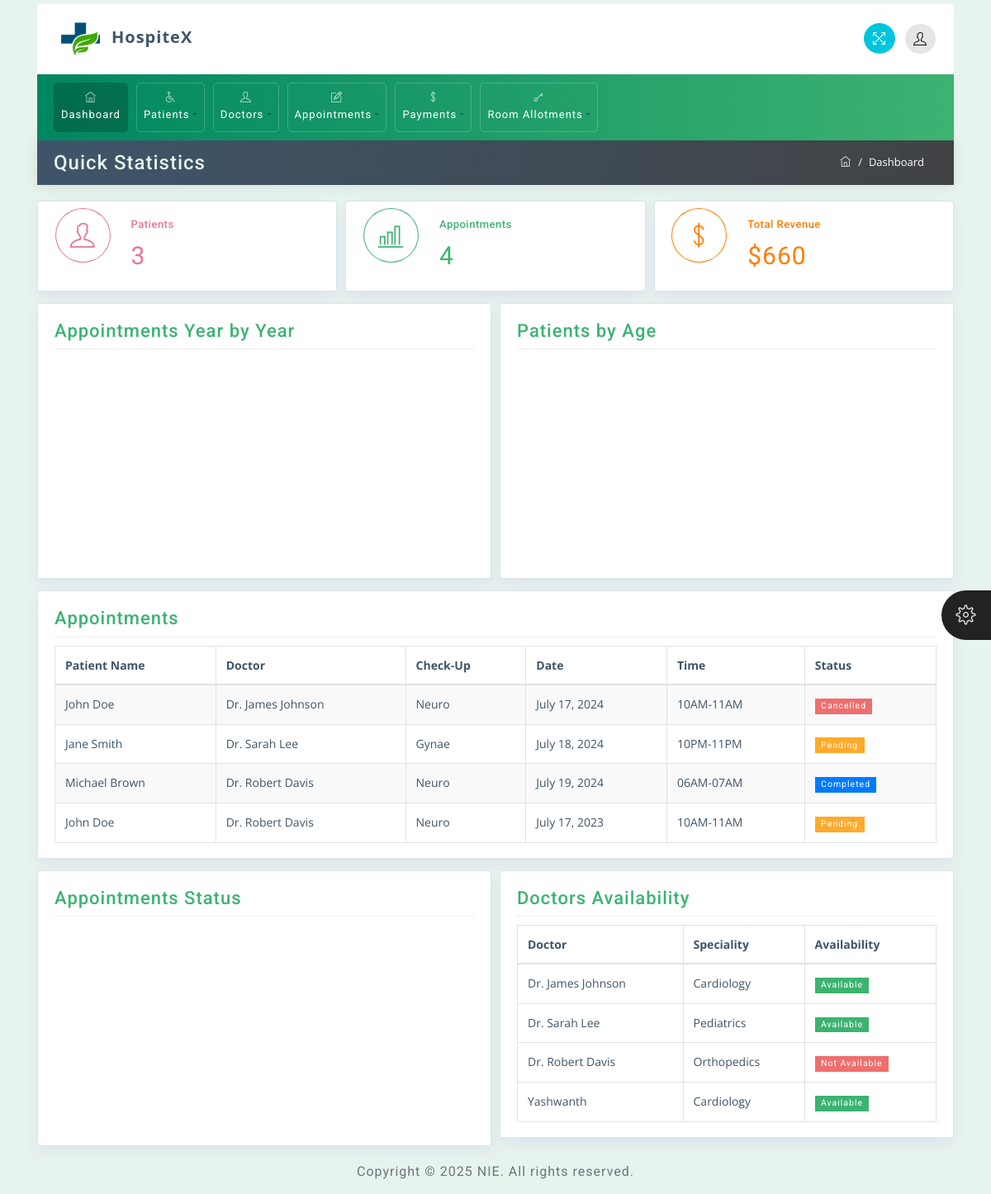
The app's page / (signed in), older data.
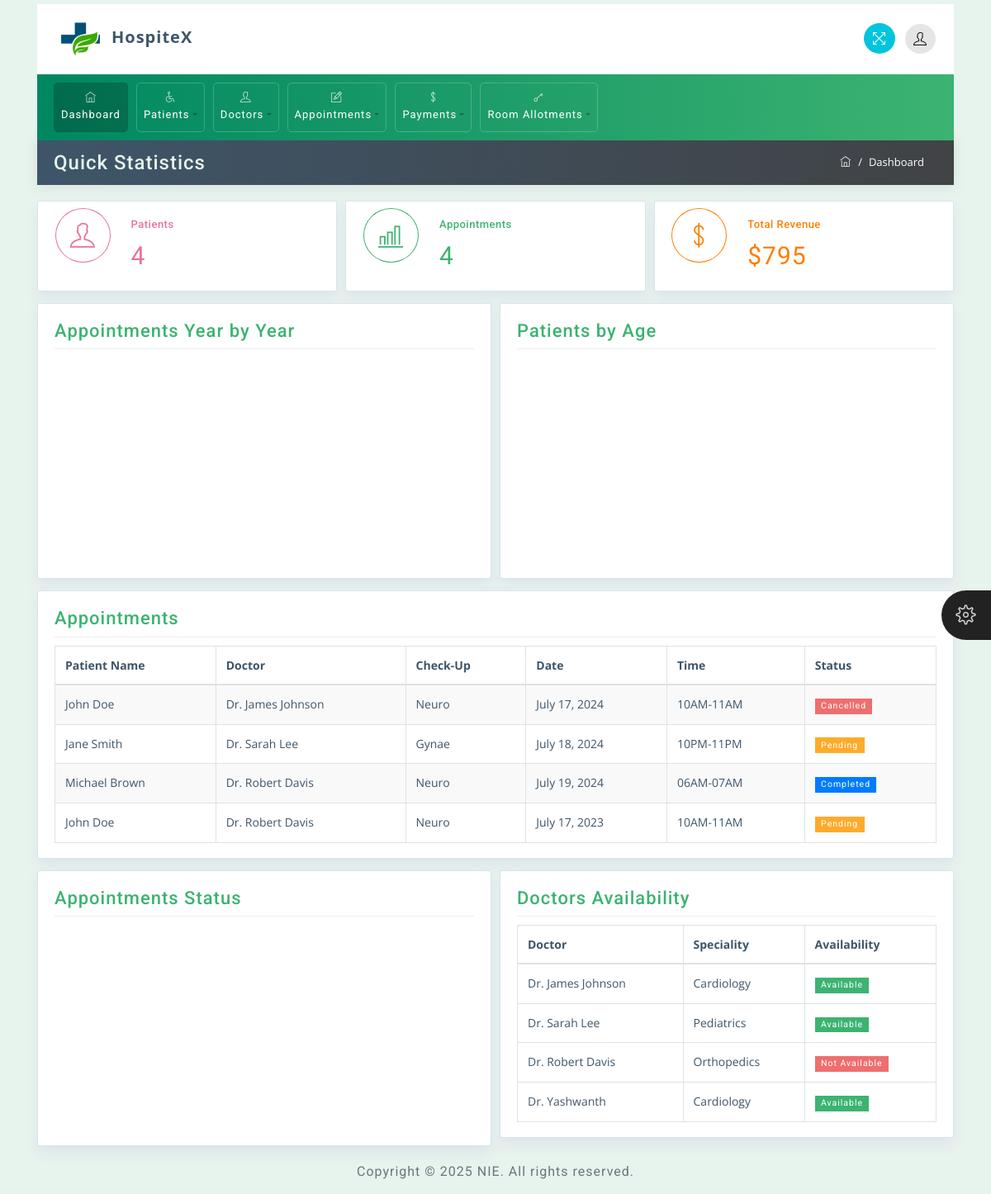
The same page, newer data.
### app/models.py (models this page shows, shortened)
class Doctor(models.Model):
    AVAILABILITY_CHOICES = [
        ('Available', 'Available'),
        ('Not Available', 'Not Available'),
    ]
    name = models.CharField(max_length=100)
    date_of_birth = models.DateField()
    specialization = models.CharField(max_length=100)
    experience = models.PositiveIntegerField()  # Years of experience
    age = models.PositiveIntegerField()
    phone = models.CharField(max_length=15)
    email = models.EmailField()
    gender = models.CharField(max_length=10, choices=[('Male', 'Male'), ('Female', 'Female')])
    address = models.TextField()
    file = models.FileField(upload_to='doctors/')
    availability = models.CharField(max_length=20, choices=AVAILABILITY_CHOICES, default='Available')

### app/views.py (the view)
# urls.py: path('', views.index, name='index'),
def index(request):
    if not request.user.is_authenticated:
        return redirect('login')
    patient_count = Patient.objects.count()
    doctor_count = Doctor.objects.count()
    appointment_count = Appointment.objects.count()
    appointments = Appointment.objects.all()
    doctors  = Doctor.objects.all()
    total_payments = Payment.objects.aggregate(total_amount=Sum('paid'))['total_amount']
    payment_count = Payment.objects.count()
    department_counts = Appointment.objects.values('department').annotate(count=Count('id'))
    room_allotments = RoomAllotment.objects.values('room_type').annotate(count=Count('id'))
    context = {
        'doctors' : doctors,
        'patient_count': patient_count,
        'doctor_count': doctor_count,
        'appointment_count': appointment_count,
        'appointments' : appointments,
        'total_payments': total_payments,
        'payment_count': payment_count,
        'department_counts': department_counts,
        'room_allotments': room_allotments,
        'active_page': 'dashboard',
    }
    return render(request, 'index.html', context)

### app/templates/index.html (shortened to what the changed rows need)
{% load static %}
<!DOCTYPE html>
<html>
<head>
    <link rel="stylesheet" href="{% static 'css/bootstrap.min.css' %}">
    <link rel="stylesheet" href="{% static 'css/themify-icons.css' %}">
    <link rel="stylesheet" href="{% static 'css/animate.css' %}">
    <link rel="stylesheet" href="{% static 'css/styles.css' %}">
    <link rel="stylesheet" href="{% static 'css/green.css' %}" id="style_theme">
    <link rel="stylesheet" href="{% static 'css/responsive.css' %}">
    <link rel="stylesheet" href="{% static 'charts/css/morris.css' %}">
    <link rel="stylesheet" href="{% static 'css/jquery-jvectormap.css' %}">
</head>
<body>
	<div class="wrapper">
		<div id="content">
			<div class="container home">
				<div class="row">
					<div class="col-md-4">
						<div class="widget-area proclinic-box-shadow color-red">
							<div class="widget-right">
								<h4 class="wiget-title">Patients</h4>
								<span class="numeric color-red">{{patient_count}}</span>
							</div>
						</div>
					</div>
					<div class="col-md-4">
						<div class="widget-area proclinic-box-shadow color-yellow">
							<div class="widget-right">
								<h4 class="wiget-title">Total Revenue</h4>
								<span class="numeric color-yellow">${{total_payments}}</span>
							</div>
						</div>
					</div>
				</div>
				<div class="row">
					<div class="col-md-12">
						<div class="widget-area-2 proclinic-box-shadow">
							<div class="table-responsive">
								<table class="table table-bordered table-striped">
									<thead>
										<tr>
											<th>Patient Name</th>
											<th>Doctor</th>
											<th>Check-Up</th>
											<th>Date</th>
											<th>Time</th>
											<th>Status</th>
										</tr>
									</thead>
								</table>
							</div>
						</div>
					</div>
				</div>
				<div class="row">
					<div class="col-md-6">
						<div class="widget-area-2 progress-status proclinic-box-shadow">
							<div class="table-responsive">
								<table class="table table-bordered">
									<thead>
										<tr>
											<th>Doctor</th>
											<th>Speciality</th>
											<th>Availability</th>
										</tr>
									</thead>
									<tbody>
										{% for doctor in doctors %}
										<tr>
											<td>{{ doctor.name }}</td>
											<td>{{ doctor.specialization }}</td>
											<td>
												{% if doctor.availability == "Available" %}
													<span class="badge badge-success">Available</span>
												{% else %}
													<span class="badge badge-danger">Not Available</span>
												{% endif %}
											</td>
										</tr>
										{% endfor %}
									</tbody>
								</table>
							</div>
						</div>
					</div>
				</div>
			</div>
		</div>
	</div>
</body>
</html>

Row changes from the older to the newer data that the page shows:
changed Doctor: name "Yashwanth" → "Dr. Yashwanth"
Text that changed along with them:
{{ patient_count }}: "3" → "4"
{{ total_payments }}: "660" → "795"
